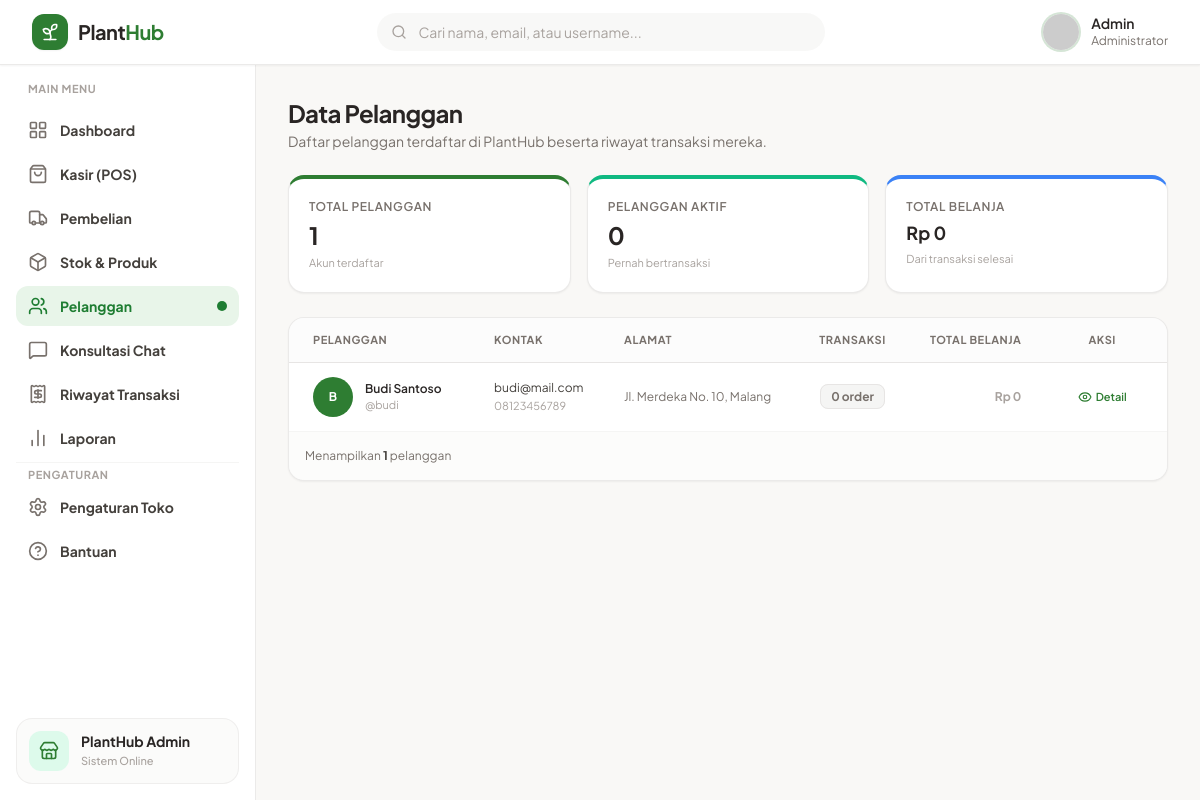
Page /Admin/pelanggan.php (signed in) on the committed database.
### tables this page shows
CREATE TABLE users (
    id INT AUTO_INCREMENT PRIMARY KEY,
    nama_lengkap VARCHAR(100) NOT NULL,
    username VARCHAR(50) NOT NULL UNIQUE,
    email VARCHAR(100) NOT NULL UNIQUE,
    password VARCHAR(255) NOT NULL,
    role ENUM('admin','customer') NOT NULL DEFAULT 'customer',
    no_hp VARCHAR(20) NULL,
    alamat TEXT NULL,
    created_at TIMESTAMP DEFAULT CURRENT_TIMESTAMP
);

### Admin/pelanggan.php (the view, shortened to what this page needs)
<?php
require_once '../Config/database.php';
$admin_nama = $_SESSION['nama_user'] ?? 'Admin';
$search = isset($_GET['search']) ? mysqli_real_escape_string($conn, trim($_GET['search'])) : '';
$where = "WHERE u.role = 'customer'";
$pelanggan = [];
$qPel = mysqli_query($conn, "
    SELECT
        u.id, u.nama_lengkap, u.username, u.email, u.no_hp, u.alamat, u.created_at,
        COALESCE((SELECT COUNT(*) FROM transaksi t WHERE t.user_id = u.id AND t.jenis_transaksi = 'penjualan'), 0) AS total_order,
        COALESCE((SELECT SUM(total_harga) FROM transaksi t WHERE t.user_id = u.id AND t.jenis_transaksi = 'penjualan' AND t.status = 'Selesai'), 0) AS total_belanja,
        COALESCE((SELECT COUNT(*) FROM transaksi t WHERE t.user_id = u.id AND t.jenis_transaksi = 'penjualan' AND t.status IN ('Diproses','Dikirim')), 0) AS order_aktif
    FROM users u
    $where
    ORDER BY u.created_at DESC
");
if ($qPel) while ($r = mysqli_fetch_assoc($qPel)) $pelanggan[] = $r;
$stat = ['total' => 0, 'aktif' => 0, 'total_belanja' => 0];
$qStat = mysqli_query($conn, "
    SELECT
        COUNT(*) AS total,
        COALESCE(SUM(CASE WHEN (SELECT COUNT(*) FROM transaksi t WHERE t.user_id = u.id AND t.jenis_transaksi = 'penjualan') > 0 THEN 1 ELSE 0 END), 0) AS aktif
    FROM users u
    WHERE u.role = 'customer'
");
if ($qStat) $stat = array_merge($stat, mysqli_fetch_assoc($qStat));
$qTotalBelanja = mysqli_query($conn, "
    SELECT COALESCE(SUM(total_harga), 0) AS total
    FROM transaksi
    WHERE jenis_transaksi = 'penjualan' AND status = 'Selesai'
");
if ($qTotalBelanja) $stat['total_belanja'] = (float)mysqli_fetch_assoc($qTotalBelanja)['total'];
$dataTransaksi = [];
?>
<!DOCTYPE html>
<html lang="id">
<head>
    <script src="https://cdn.tailwindcss.com"></script>
</head>
<body class="antialiased min-h-screen flex flex-col">
    <header class="sticky top-0 z-30 bg-white border-b border-stone-200/80 shadow-sm">
        <div class="px-4 sm:px-6 lg:px-8 h-16 flex items-center justify-between gap-4">
            <div class="flex items-center gap-3">
                <a href="dashboard.php" class="flex items-center gap-2.5">
                    <div class="w-9 h-9 rounded-xl bg-[#2E7D32] flex items-center justify-center text-white shadow-sm">
                        <i data-lucide="sprout" class="w-5 h-5"></i>
                    </div>
                    <span class="text-xl font-bold tracking-tight text-stone-800">Plant<span class="text-[#2E7D32]">Hub</span></span>
                </a>
            </div>
            <form method="GET" action="pelanggan.php" class="hidden md:flex flex-1 max-w-md relative">
                <i data-lucide="search" class="w-4 h-4 absolute left-3.5 top-1/2 -translate-y-1/2 text-stone-400"></i>
                <input type="text" name="search" value="<?= htmlspecialchars($search) ?>" placeholder="Cari nama, email, atau username..." class="w-full pl-10 pr-4 py-2 text-sm bg-stone-100/70 border border-transparent rounded-full focus:outline-none focus:bg-white focus:border-[#2E7D32] placeholder:text-stone-400">
            </form>
            <a href="dashboard.php" class="flex items-center gap-3 pl-1">
                <img src="https://ui-avatars.com/api/?name=<?= urlencode($admin_nama) ?>&background=2E7D32&color=fff" class="w-9 h-9 rounded-full ring-2 ring-[#2E7D32]/20">
                <div class="hidden sm:block text-left">
                    <p class="text-sm font-semibold text-stone-800 leading-tight"><?= htmlspecialchars($admin_nama) ?></p>
                    <p class="text-xs text-stone-500">Administrator</p>
                </div>
            </a>
        </div>
    </header>
    <div class="flex flex-1">
        <aside id="sidebar" class="w-64 bg-white border-r border-stone-200/80 hidden lg:flex flex-col justify-between shrink-0 p-4">
            <div class="space-y-6">
                <nav class="space-y-1">
                    <p class="px-3 text-[11px] font-bold text-stone-400 uppercase tracking-wider mb-3">MAIN MENU</p>
                    <?php
                    $menu = [
                        ['url' => 'dashboard.php',  'icon' => 'layout-grid',    'label' => 'Dashboard',        'active' => false],
                        ['url' => 'pos.php',        'icon' => 'shopping-bag',   'label' => 'Kasir (POS)',      'active' => false],
                        ['url' => 'restock.php',    'icon' => 'truck',          'label' => 'Pembelian',        'active' => false],
                        ['url' => 'stok.php',       'icon' => 'box',            'label' => 'Stok & Produk',    'active' => false],
                        ['url' => 'pelanggan.php',  'icon' => 'users',          'label' => 'Pelanggan',        'active' => true],
                        ['url' => 'chat.php',       'icon' => 'message-square', 'label' => 'Konsultasi Chat',  'active' => false],
                        ['url' => 'transaksi.php',  'icon' => 'receipt',        'label' => 'Riwayat Transaksi','active' => false],
                        ['url' => 'laporan.php',    'icon' => 'bar-chart-2',    'label' => 'Laporan',          'active' => false],
                    ];
                    foreach ($menu as $m):
                        $cls = $m['active'] ? 'text-[#1E7D32] bg-[#E8F5E9]' : 'text-stone-700 hover:bg-stone-100';
                    ?>
                        <a href="<?= $m['url'] ?>" class="flex items-center justify-between px-3 py-2.5 text-sm font-bold rounded-xl transition-colors <?= $cls ?>">
                            <div class="flex items-center gap-3">
                                <i data-lucide="<?= $m['icon'] ?>" class="w-5 h-5 <?= $m['active'] ? 'text-[#1E7D32]' : 'text-stone-500' ?>"></i>
                                <span><?= $m['label'] ?></span>
                            </div>
                            <?php if ($m['active']): ?><span class="w-2.5 h-2.5 rounded-full bg-[#1E7D32]"></span><?php endif; ?>
                        </a>
                    <?php endforeach; ?>
                    <hr class="border-stone-100 my-3">
                    <p class="px-3 text-[11px] font-bold text-stone-400 uppercase tracking-wider mb-3">PENGATURAN</p>
                    <a href="pengaturan.php" class="flex items-center gap-3 px-3 py-2.5 text-sm font-bold rounded-xl text-stone-700 hover:bg-stone-100">
                        <i data-lucide="settings" class="w-5 h-5 text-stone-500"></i> Pengaturan Toko
                    </a>
                    <a href="bantuan.php" class="flex items-center gap-3 px-3 py-2.5 text-sm font-bold rounded-xl text-stone-700 hover:bg-stone-100">
                        <i data-lucide="help-circle" class="w-5 h-5 text-stone-500"></i> Bantuan
                    </a>
                </nav>
            </div>
            <div class="p-3 bg-stone-50/80 border border-stone-200/60 rounded-2xl flex items-center gap-3 mt-auto">
                <div class="w-10 h-10 rounded-xl bg-emerald-100/70 flex items-center justify-center text-[#2E7D32] shrink-0">
                    <i data-lucide="store" class="w-5 h-5"></i>
                </div>
                <div class="overflow-hidden">
                    <p class="text-sm font-bold text-stone-800 truncate leading-tight">PlantHub Admin</p>
                    <p class="text-[11px] font-medium text-stone-400 truncate mt-0.5">Sistem Online</p>
                </div>
            </div>
        </aside>
        <main class="flex-1 p-4 sm:p-6 lg:p-8 max-w-7xl mx-auto w-full space-y-6">
            <div class="flex flex-col sm:flex-row sm:items-center justify-between gap-4">
                <div>
                    <h1 class="text-2xl font-bold text-stone-800 tracking-tight">Data Pelanggan</h1>
                    <p class="text-sm text-stone-500 mt-0.5">Daftar pelanggan terdaftar di PlantHub beserta riwayat transaksi mereka.</p>
                </div>
            </div>
            <div class="grid grid-cols-1 sm:grid-cols-3 gap-4">
                <div class="bg-white rounded-2xl p-5 border border-stone-200/80 shadow-sm border-t-4 border-t-[#2E7D32]">
                    <p class="text-xs font-semibold uppercase tracking-wider text-stone-500">Total Pelanggan</p>
                    <p class="text-2xl font-bold text-stone-800 mt-1"><?= (int)$stat['total'] ?></p>
                    <p class="text-[11px] text-stone-400 mt-1">Akun terdaftar</p>
                </div>
                <div class="bg-white rounded-2xl p-5 border border-stone-200/80 shadow-sm border-t-4 border-t-emerald-500">
                    <p class="text-xs font-semibold uppercase tracking-wider text-stone-500">Pelanggan Aktif</p>
                    <p class="text-2xl font-bold text-stone-800 mt-1"><?= (int)$stat['aktif'] ?></p>
                    <p class="text-[11px] text-stone-400 mt-1">Pernah bertransaksi</p>
                </div>
                <div class="bg-white rounded-2xl p-5 border border-stone-200/80 shadow-sm border-t-4 border-t-blue-500">
                    <p class="text-xs font-semibold uppercase tracking-wider text-stone-500">Total Belanja</p>
                    <p class="text-lg font-bold text-stone-800 mt-1">Rp <?= number_format($stat['total_belanja'], 0, ',', '.') ?></p>
                    <p class="text-[11px] text-stone-400 mt-1">Dari transaksi selesai</p>
                </div>
            </div>
            <div class="bg-white rounded-2xl border border-stone-200/80 shadow-sm overflow-hidden">
                <div class="overflow-x-auto">
                    <table class="w-full text-left border-collapse">
                        <thead>
                            <tr class="border-b border-stone-200 bg-stone-50/50 text-[11px] font-bold text-stone-500 uppercase tracking-wider">
                                <th class="py-3.5 px-6">Pelanggan</th>
                                <th class="py-3.5 px-4">Kontak</th>
                                <th class="py-3.5 px-4">Alamat</th>
                                <th class="py-3.5 px-4 text-center">Transaksi</th>
                                <th class="py-3.5 px-4 text-right">Total Belanja</th>
                                <th class="py-3.5 px-6 text-center">Aksi</th>
                            </tr>
                        </thead>
                        <tbody class="divide-y divide-stone-100 text-xs">
                            <?php if (empty($pelanggan)): ?>
                                <tr>
                                    <td colspan="6" class="py-12 text-center">
                                        <div class="w-14 h-14 bg-stone-100 rounded-full flex items-center justify-center mx-auto mb-3">
                                            <i data-lucide="users" class="w-6 h-6 text-stone-400"></i>
                                        </div>
                                        <p class="text-sm font-semibold text-stone-700">Belum ada pelanggan terdaftar</p>
                                        <p class="text-xs text-stone-500 mt-1">Pelanggan yang mendaftar via Auth akan muncul di sini.</p>
                                    </td>
                                </tr>
                            <?php else: ?>
                                <?php foreach ($pelanggan as $p):
                                    $initial = strtoupper(substr($p['nama_lengkap'] ?? 'P', 0, 1));
                                ?>
                                    <tr class="hover:bg-stone-50/60 transition-colors">
                                        <td class="py-3.5 px-6">
                                            <div class="flex items-center gap-3">
                                                <div class="w-10 h-10 rounded-full bg-[#2E7D32] flex items-center justify-center text-white font-bold text-xs shrink-0">
                                                    <?= htmlspecialchars($initial) ?>
                                                </div>
                                                <div class="min-w-0">
                                                    <p class="font-semibold text-stone-800 truncate"><?= htmlspecialchars($p['nama_lengkap'] ?? 'Pelanggan') ?></p>
                                                    <p class="text-[11px] text-stone-400">@<?= htmlspecialchars($p['username']) ?></p>
                                                </div>
                                            </div>
                                        </td>
                                        <td class="py-3.5 px-4">
                                            <p class="text-stone-700"><?= htmlspecialchars($p['email'] ?? '-') ?></p>
                                            <p class="text-[11px] text-stone-400 mt-0.5"><?= htmlspecialchars($p['no_hp'] ?? '-') ?></p>
                                        </td>
                                        <td class="py-3.5 px-4 text-stone-500 max-w-xs truncate">
                                            <?= htmlspecialchars($p['alamat'] ?? '-') ?>
                                        </td>
                                        <td class="py-3.5 px-4 text-center">
                                            <span class="px-2.5 py-1 rounded-lg font-bold border <?= (int)$p['total_order'] > 0 ? 'bg-emerald-50 text-[#2E7D32] border-emerald-100' : 'bg-stone-100 text-stone-500 border-stone-200' ?>">
                                                <?= (int)$p['total_order'] ?> order
                                            </span>
                                        </td>
                                        <td class="py-3.5 px-4 text-right font-bold <?= (float)$p['total_belanja'] > 0 ? 'text-[#2E7D32]' : 'text-stone-400' ?>">
                                            Rp <?= number_format($p['total_belanja'], 0, ',', '.') ?>
                                        </td>
                                        <td class="py-3.5 px-6 text-center">
                                            <button onclick='openDetail(<?= json_encode([
                                                "id" => $p['id'], "nama" => $p["nama_lengkap"], "username" => $p["username"],
                                                "email" => $p["email"], "no_hp" => $p["no_hp"], "alamat" => $p["alamat"],
                                                "created_at" => $p["created_at"], "total_order" => $p["total_order"],
                                                "total_belanja" => $p["total_belanja"],
                                                "transaksi" => $dataTransaksi[$p["id"]] ?? []
                                            ]) ?>)' class="inline-flex items-center gap-1 px-3 py-1.5 text-[11px] font-semibold text-[#2E7D32] hover:bg-emerald-50 rounded-lg transition">
                                                <i data-lucide="eye" class="w-3.5 h-3.5"></i> Detail
                                            </button>
                                        </td>
                                    </tr>
                                <?php endforeach; ?>
                            <?php endif; ?>
                        </tbody>
                    </table>
                </div>
                <div class="p-4 bg-stone-50/60 border-t border-stone-100 text-xs text-stone-500">
                    Menampilkan <b class="text-stone-700"><?= count($pelanggan) ?></b> pelanggan
                </div>
            </div>
        </main>
    </div>
</body>
</html>

### Admin/pelanggan.php (style rules this page uses)
body { font-family: 'Plus Jakarta Sans', sans-serif; background-color: #F9F8F6; color: #2D3748; }

### rows in the picture
users: nama_lengkap "B", nama_lengkap "Budi Santoso", username "budi", email "budi@mail.com", no_hp "08123456789", alamat "Jl. Merdeka No. 10, Malang", total_order "0", total_belanja "0"

### other values in the picture
$admin_nama "Admin"
$m['label'] "Dashboard"
$m['label'] "Kasir (POS)"
$m['label'] "Pembelian"
$m['label'] "Stok & Produk"
$m['label'] "Pelanggan"
$m['label'] "Konsultasi Chat"
$m['label'] "Riwayat Transaksi"
$m['label'] "Laporan"
$stat['total'] "1"
$stat['aktif'] "0"
$stat['total_belanja'] "0"
count($pelanggan) "1"
